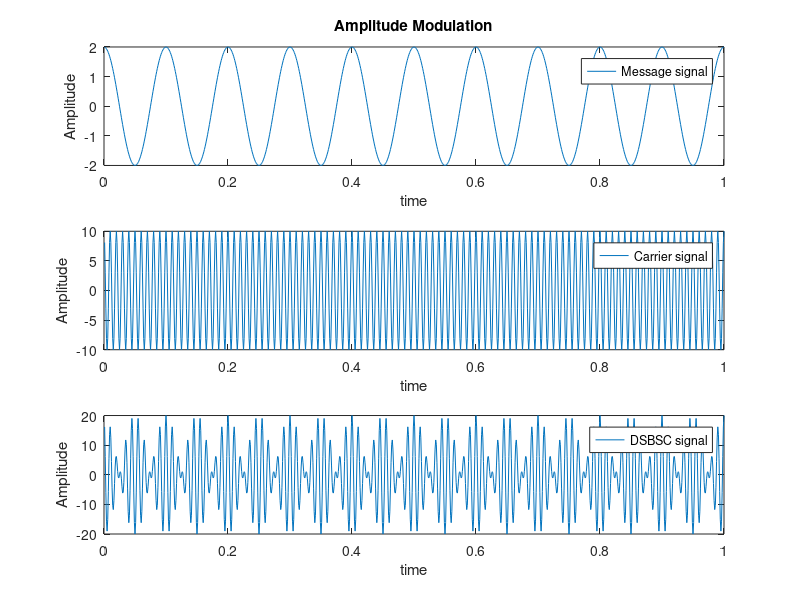

This figure's MATLAB source:
fs = 1/0.001; % (fs = 1000;)Sampling frequency %
t = 1/fs : 1/fs : 1;
Ac = 10;
Am = 2;
fm = 10;
fc = 100;
m = Am*cos(2*pi*fm*t);
c = Ac*cos(2*pi*fc*t);
s = c.*m;
subplot(3,1,1)
plot(t,m);
title('Amplitude Modulation');
xlabel('time');
ylabel('Amplitude');
legend('Message signal');
subplot(3,1,2)
plot(t,c);
xlabel('time');
ylabel('Amplitude');
legend('Carrier signal');
subplot(3,1,3)
plot(t,s);
xlabel('time');
ylabel('Amplitude');
legend('DSBSC signal');